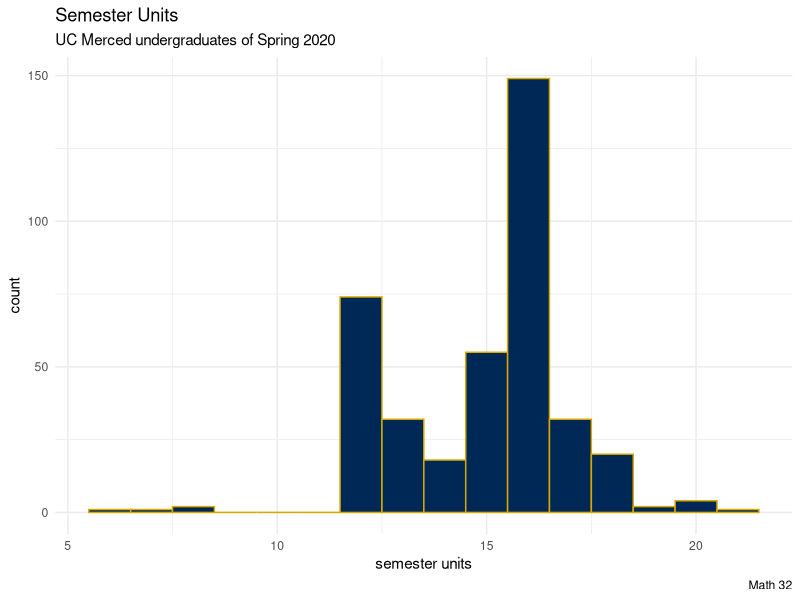
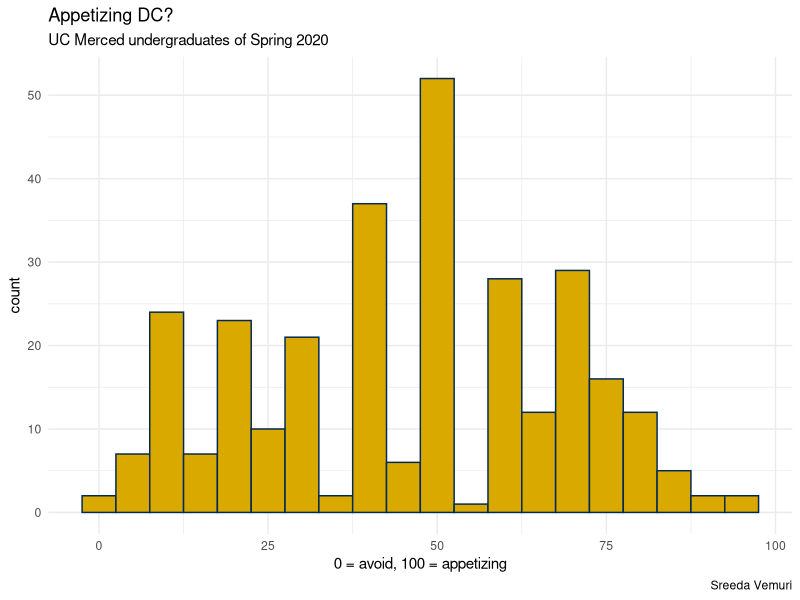
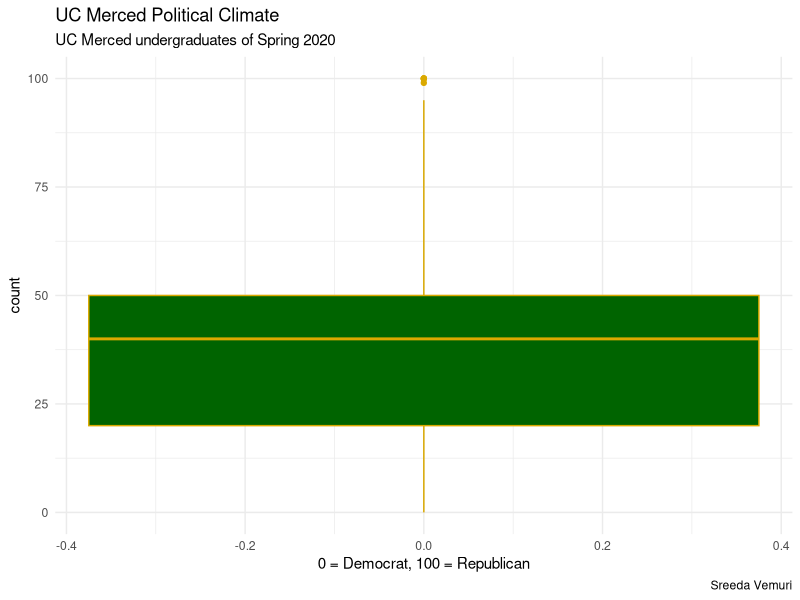

Write the R code that produced these figures, in order.
## ---- chunk 1
library("dplyr")   #data wrangling
library("ggplot2") #data visualization
library("magrittr") #to use pipes (%>%)
library("readr")   #to efficiently load a CSV file

## ---- chunk 2

df <- read_csv("spring2020demographics.csv", col_names = FALSE)
colnames(df) <- readLines("demographics_variable_names.txt")

## ---- chunk 3

df %>% 
  select(unitsThisSemester) %>%
  filter(unitsThisSemester > 0 & unitsThisSemester < 25) %>%
  ggplot(aes(x = unitsThisSemester)) + 
  geom_histogram(binwidth = 1, color = "#DAA900", fill = "#002856") +
  labs(title = "Semester Units",
       subtitle = "UC Merced undergraduates of Spring 2020",
       caption = "Math 32",
       x = "semester units",
       y = "count") +
  theme_minimal()
## ---- chunk 4
t.test(df$unitsThisSemester, mu = 15, alternative = "greater")
## ---- chunk 5
sum(!is.na(df$diningCommons))
summary(df$diningCommons)

## ---- chunk 6

df %>% 
  select(diningCommons) %>%
  filter(diningCommons > 0 & diningCommons < 100) %>%
  ggplot(aes(x = diningCommons)) + 
  geom_histogram(binwidth = 5, color = "#002856", fill = "#DAA900") +
  labs(title = "Appetizing DC?",
       subtitle = "UC Merced undergraduates of Spring 2020",
       caption = "Sreeda Vemuri",
       x = "0 = avoid, 100 = appetizing",
       y = "count") +
  theme_minimal()
## ---- chunk 7
t.test(df$politics, mu = 100, alternative = "less")
## ---- chunk 8
summary(df$politics)
sum(!is.na(df$politics))/nrow(df) #count of the NOT missing data divided by the number of observations
## ---- chunk 9

df %>% 
  select(politics) %>%
  filter(politics >= 0 & politics <= 100) %>%
  ggplot(aes(y = politics)) + 
  geom_boxplot(color = "#DAA900", fill = "darkgreen") +
  
  labs(title = "UC Merced Political Climate",
       subtitle = "UC Merced undergraduates of Spring 2020",
       caption = "Sreeda Vemuri",
       x = "0 = Democrat, 100 = Republican",
       y =  "count" )+
  theme_minimal()

## ---- chunk 10
t.test(df$politics, mu = 50, alternative = "two.sided")
